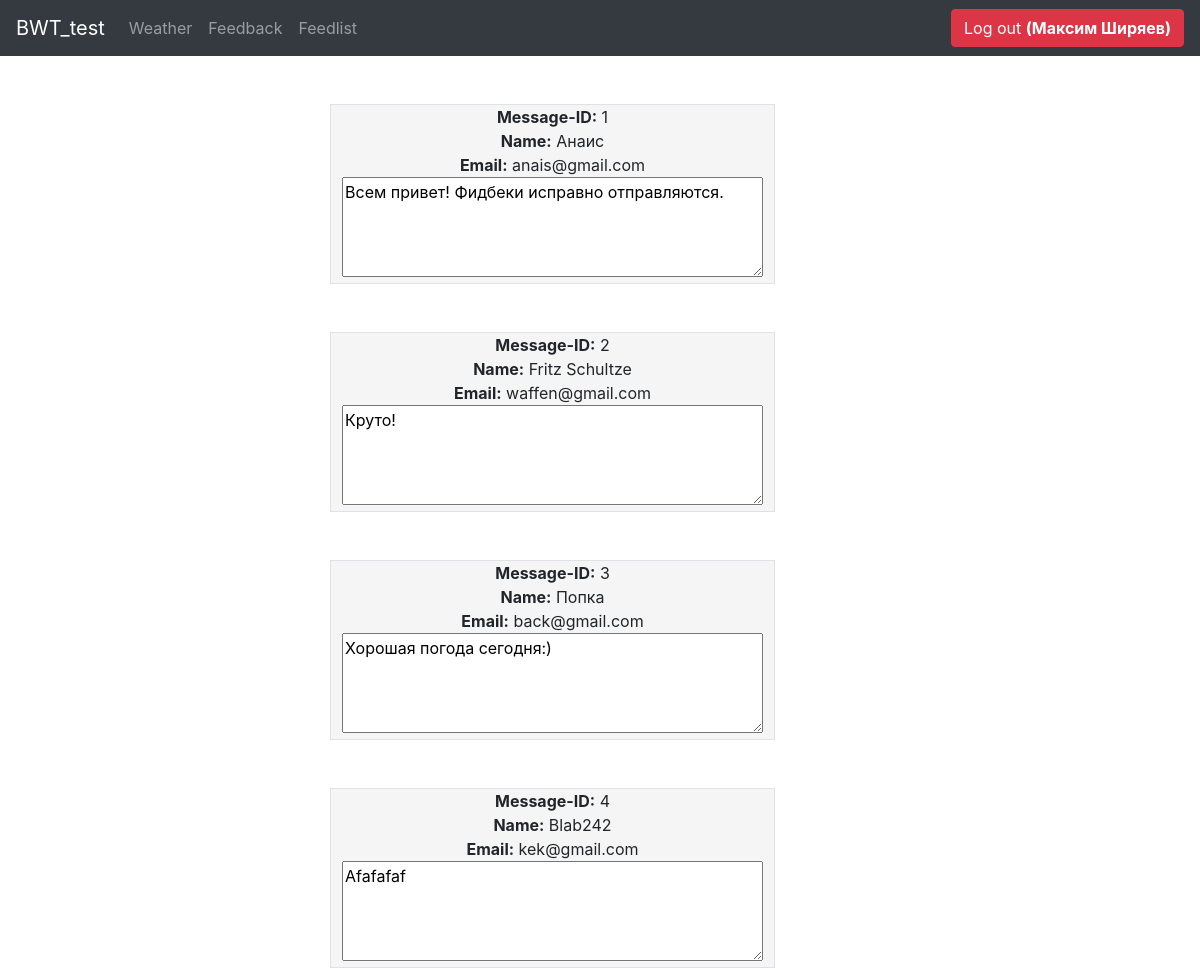
Page /feedback/feedback-list (signed in) on the committed database.
### tables this page shows
CREATE TABLE `feedbacks` (
  `id` int(9) NOT NULL,
  `name` varchar(30) NOT NULL,
  `email` varchar(40) NOT NULL,
  `message` text NOT NULL
);

### index.php (called while the page is built, shortened)
<?php
spl_autoload_register(function($class) {
	$path = str_replace("\\", '/', $class.'.php');
});
$router = new Router;
$router->run();

### application/models/Feedback.php (called while the page is built, shortened)
<?php
class Feedback extends Model
{
    public function getFeeds()
    {
        $sql = 'SELECT * FROM feedbacks';
        $stmt = self::$db->query($sql);
        $db_ans = $stmt->fetchAll();
        return $db_ans;
    }
}

### application/views/feedback/list.php (the view)
<div class="container">
    <?php
    if (isset($data)):
    foreach ($data as $item):?>
    <div class="row">
        <div class="offset-3 col-md-5 mt-5">
                <div class="feedlist">
                    <div><b>Message-ID:</b> <?= $item['id'] ;?></div>
                    <div><b>Name:</b> <?= $item['name'] ;?></div>
                    <div><b>Email:</b> <?= $item['email'] ;?></div>
                    <textarea readonly><?= $item['message'] ;?></textarea>
                </div>
        </div>
    </div>
    <?php endforeach; ?>
    <?php else:?>
                <h2 class="no-access mt-4">No access rights! You should <a href="/account/login">Log in</a> or <a href="/account/register">Sign up</a>.</h2>
        <?php endif; ?>
</div>

### application/core/Router.php (shortened to what this page needs)
<?php
	class Router
    {
		private $routes = [];
		private $params = [];
		private function add($route, $params)
        {
			$route = '#^'.$route.'$#';
			$this->routes[$route] = $params;
		}
		private function match()
        {
			$url = trim($_SERVER['REQUEST_URI'], '/');
			foreach ($this->routes as $route => $params)
			{
				if (preg_match($route, $url, $matches))
				{
					$this->params = $params;
					return true;
				}
			}
			return false;
		}
		public function run()
        {
			if ($this->match())
			{
				$path = 'application\controllers\\'.ucfirst($this->params['controller']).'Controller';
				if (class_exists($path))
				{
					$action = $this->params['action'].'Action';
					if (method_exists($path, $action))
					{
						$controller = new $path($this->params);
						$controller->$action();
					} else {
						View::errorCode(404);
					}
				} else {
					View::errorCode(404);
				}
			} else {
				View::errorCode(404);
			}
		}
	}

### application/controllers/FeedbackController.php (shortened to what this page needs)
<?php
class FeedbackController extends Controller
{
    public function listAction()
    {
        if (isset($_SESSION['email']) && isset($_SESSION['name']) && isset($_SESSION['surname']))
        {
            $feed_data = $this->model->getFeeds();
            $this->view->render('Feedback list', $result_msg=null, $data=$feed_data);
        }
        else
        {
            $this->view->render('Feedback list');
        }
    }
}

### application/core/View.php (shortened to what this page needs)
<?php
class View {
	public $path;
	public $layout = 'header';
	public function __construct($route) {
		$this->path = $route['controller'].'/'.$route['action'];
	}
	public function render($title, $result_msg=null, $data=null) {
		$path = 'application/views/'.$this->path.'.php';
		if (file_exists($path)) {
			require_once $path;
			$content = ob_get_clean();
			require_once 'application/views/layouts/'.$this->layout.'.php';
		}
		else {
			echo "View NOT found";
		}
	}
}

### application/views/layouts/header.php (shortened to what this page needs)
<!doctype html>
<html lang="en">
  <head>
      <link rel="stylesheet" href="/application/views/layouts/css/bootstrap/bootstrap.min.css">
      <link rel="stylesheet" href="/application/views/layouts/css/header/style.css">
  </head>
  <body class="text-center">
    <nav class="navbar navbar-expand-md navbar-dark bg-dark">
      <a class="navbar-brand m-b-0" href="/">BWT_test</a>
      <div class="collapse navbar-collapse" id="navbarTogglerDemo02">
        <ul class="navbar-nav mr-auto mt-2 mt-lg-0">
          <li class="nav-item">
            <a class="nav-link" href="/weather/get-weather">Weather</a>
          </li>
          <li class="nav-item">
            <a class="nav-link" href="/feedback/send-feedback">Feedback</a>
          </li>
          <li class="nav-item">
            <a class="nav-link" href="/feedback/feedback-list">Feedlist</a>
          </li>
        </ul>
          <?php if (isset($_SESSION['email']) && isset($_SESSION['name']) && isset($_SESSION['surname'])):?>
                <form class="form-inline my-2 my-lg-0" action="/account/login" method="post">
                    <button type="submit" class="btn btn-danger" name="logout">Log out <b>(<?="{$_SESSION['name']} {$_SESSION['surname']}"; ?>)</b></button>
              </form>
            <?php endif; ?>
      </div>
    </nav>
    <?=$content;?>
  </body>
</html>

### application/views/layouts/css/header/style.css (style rules this page uses)
html, body { height: 100%; }
.feedlist { background-color: #f5f5f5; border: 1px solid #dee2e6!important; }
.feedlist > textarea { width: 95%; height: 100px; }

### rows in the picture
feedbacks: id "1", name "Анаис", email "anais@gmail.com", message "Всем привет! Фидбеки исправно отправляются."
feedbacks: id "2", name "Fritz Schultze", email "waffen@gmail.com", message "Круто!"
feedbacks: id "3", name "Попка", email "back@gmail.com", message "Хорошая погода сегодня:)"
feedbacks: id "4", name "Blab242", email "kek@gmail.com", message "Afafafaf"

### other values in the picture
$_SESSION['name'] "Максим"
$_SESSION['surname'] "Ширяев"
